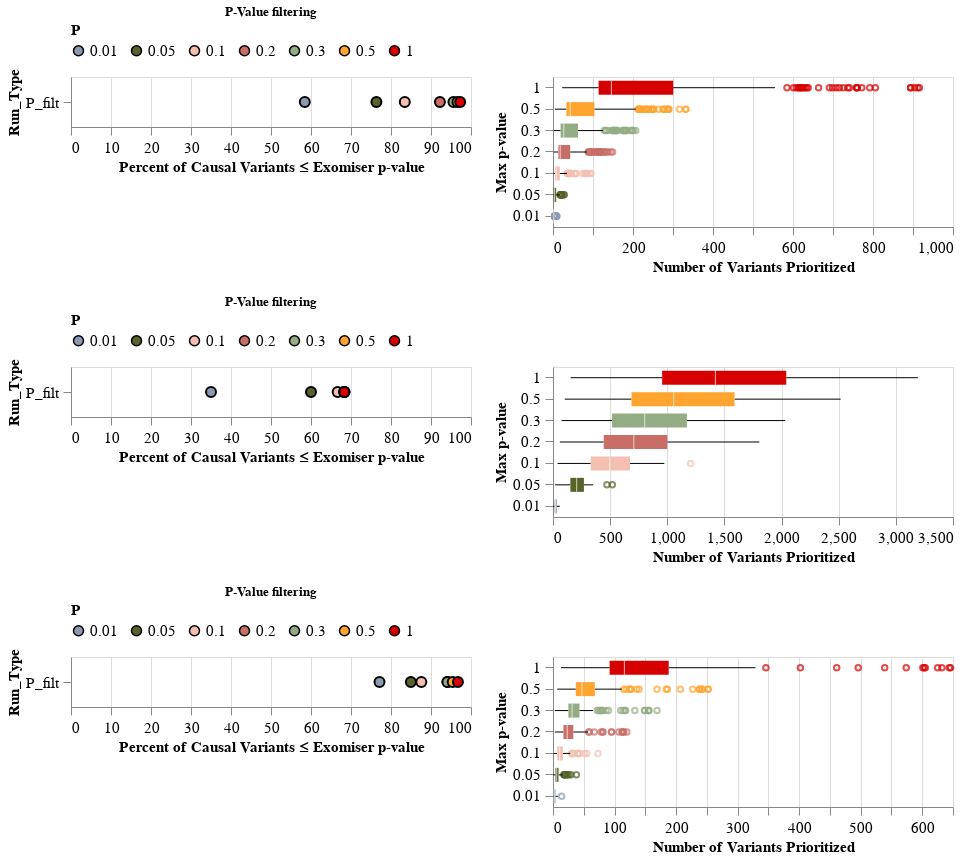

Notebook code for this chart:
### Code cell
alt.vconcat(gs_exomiser, gs_genomiser, es_exomiser).resolve_scale(color='shared').configure_axis(
    labelPadding= 5,
    labelLimit=0,
    labelFontSize=15, 
    titleFontSize=15, labelFont='arial', tickSize=8).configure_legend(
        labelLimit=0,labelFontSize=15, titleFontSize=15, labelFont='arial')

### Figure 1 — Vega-Lite specification as saved in the notebook (floating-point values rounded to 4 significant figures; data arrays with more than 128 entries replaced by an {"elided": "..."} marker saying what was removed)
{"config": {"view": {"continuousWidth": 300, "continuousHeight": 300}, "axis": {"labelFont": "arial", "labelFontSize": 15, "labelLimit": 0, "labelPadding": 5, "tickSize": 8, "titleFontSize": 15}, "legend": {"labelFont": "arial", "labelFontSize": 15, "labelLimit": 0, "titleFontSize": 15}}, "vconcat": [{"hconcat": [{"data": {"name": "data-ac8e028a6d71d01369261c292063ba75"}, "mark": {"type": "circle", "filled": true, "opacity": 1, "size": 100, "stroke": "black"}, "encoding": {"color": {"field": "P", "legend": {"direction": "horizontal", "orient": "top"}, "scale": {"domain": [0.01, 0.05, 0.1, 0.2, 0.3, 0.5, 1], "range": ["#8c9ab1", "#56642a", "#f4bfb1", "#c86e66", "#93ac83", "#ffa52f", "#d60000"]}, "sort": "-x", "type": "nominal"}, "tooltip": [{"field": "Run_Type", "type": "nominal"}, {"field": "Num_Variants", "type": "quantitative"}, {"field": "Percent_Variants", "type": "quantitative"}, {"field": "P", "type": "quantitative"}], "x": {"field": "Percent_Variants", "scale": {"domain": [0, 100]}, "title": "Percent of Causal Variants ≤ Exomiser p-value", "type": "quantitative"}, "y": {"field": "Run_Type", "type": "nominal"}}, "height": 50, "title": "P-Value filtering", "width": 400}, {"data": {"name": "data-9d8e813e09872349d20f367e9ec650fc"}, "mark": {"type": "boxplot"}, "encoding": {"color": {"field": "Threshold", "legend": null, "scale": {"domain": [1, 0.5, 0.3, 0.2, 0.1, 0.05, 0.01], "range": ["#d60000", "#ffa52f", "#93ac83", "#c86e66", "#f4bfb1", "#56642a", "#8c9ab1"]}, "sort": [1, 0.5, 0.3, 0.2, 0.1, 0.05, 0.01], "type": "nominal"}, "x": {"field": "Num_Variants", "title": "Number of Variants Prioritized", "type": "quantitative"}, "y": {"field": "Threshold", "sort": [1, 0.5, 0.3, 0.2, 0.1, 0.05, 0.01], "title": "Max p-value", "type": "nominal"}}, "height": 150, "width": 400}], "resolve": {"scale": {"color": "independent"}}}, {"hconcat": [{"data": {"name": "data-530e6f281e78b4c54db67231b2a8f561"}, "mark": {"type": "circle", "filled": true, "opacity": 1, "size": 100, "stroke": "black"}, "encoding": {"color": {"field": "P", "legend": {"direction": "horizontal", "orient": "top"}, "scale": {"domain": [0.01, 0.05, 0.1, 0.2, 0.3, 0.5, 1], "range": ["#8c9ab1", "#56642a", "#f4bfb1", "#c86e66", "#93ac83", "#ffa52f", "#d60000"]}, "sort": "-x", "type": "nominal"}, "tooltip": [{"field": "Run_Type", "type": "nominal"}, {"field": "Num_Variants", "type": "quantitative"}, {"field": "Percent_Variants", "type": "quantitative"}, {"field": "P", "type": "quantitative"}], "x": {"field": "Percent_Variants", "scale": {"domain": [0, 100]}, "title": "Percent of Causal Variants ≤ Exomiser p-value", "type": "quantitative"}, "y": {"field": "Run_Type", "type": "nominal"}}, "height": 50, "title": "P-Value filtering", "width": 400}, {"data": {"name": "data-6a8d652bf543c8e6b633dcec410f65eb"}, "mark": {"type": "boxplot"}, "encoding": {"color": {"field": "Threshold", "legend": null, "scale": {"domain": [1, 0.5, 0.3, 0.2, 0.1, 0.05, 0.01], "range": ["#d60000", "#ffa52f", "#93ac83", "#c86e66", "#f4bfb1", "#56642a", "#8c9ab1"]}, "sort": [1, 0.5, 0.3, 0.2, 0.1, 0.05, 0.01], "type": "nominal"}, "x": {"field": "Num_Variants", "title": "Number of Variants Prioritized", "type": "quantitative"}, "y": {"field": "Threshold", "sort": [1, 0.5, 0.3, 0.2, 0.1, 0.05, 0.01], "title": "Max p-value", "type": "nominal"}}, "height": 150, "width": 400}], "resolve": {"scale": {"color": "independent"}}}, {"hconcat": [{"data": {"name": "data-9dccb68a8fe1d395cd1f8a3f856ba2d8"}, "mark": {"type": "circle", "filled": true, "opacity": 1, "size": 100, "stroke": "black"}, "encoding": {"color": {"field": "P", "legend": {"direction": "horizontal", "orient": "top"}, "scale": {"domain": [0.01, 0.05, 0.1, 0.2, 0.3, 0.5, 1], "range": ["#8c9ab1", "#56642a", "#f4bfb1", "#c86e66", "#93ac83", "#ffa52f", "#d60000"]}, "sort": "-x", "type": "nominal"}, "tooltip": [{"field": "Run_Type", "type": "nominal"}, {"field": "Num_Variants", "type": "quantitative"}, {"field": "Percent_Variants", "type": "quantitative"}, {"field": "P", "type": "quantitative"}], "x": {"field": "Percent_Variants", "scale": {"domain": [0, 100]}, "title": "Percent of Causal Variants ≤ Exomiser p-value", "type": "quantitative"}, "y": {"field": "Run_Type", "type": "nominal"}}, "height": 50, "title": "P-Value filtering", "width": 400}, {"data": {"name": "data-ff24a7bdb6e0c520a1689b5395208148"}, "mark": {"type": "boxplot"}, "encoding": {"color": {"field": "Threshold", "legend": null, "scale": {"domain": [1, 0.5, 0.3, 0.2, 0.1, 0.05, 0.01], "range": ["#d60000", "#ffa52f", "#93ac83", "#c86e66", "#f4bfb1", "#56642a", "#8c9ab1"]}, "sort": [1, 0.5, 0.3, 0.2, 0.1, 0.05, 0.01], "type": "nominal"}, "x": {"field": "Num_Variants", "title": "Number of Variants Prioritized", "type": "quantitative"}, "y": {"field": "Threshold", "sort": [1, 0.5, 0.3, 0.2, 0.1, 0.05, 0.01], "title": "Max p-value", "type": "nominal"}}, "height": 150, "width": 400}], "resolve": {"scale": {"color": "independent"}}}], "resolve": {"scale": {"color": "shared"}}, "$schema": "https://vega.github.io/schema/vega-lite/v5.17.0.json", "datasets": {"data-ac8e028a6d71d01369261c292063ba75": [{"Run_Type": "P_filt", "P": 0.01, "Num_Variants": 173, "Percent_Variants": 58.45}, {"Run_Type": "P_filt", "P": 0.05, "Num_Variants": 226, "Percent_Variants": 76.35}, {"Run_Type": "P_filt", "P": 0.1, "Num_Variants": 247, "Percent_Variants": 83.45}, {"Run_Type": "P_filt", "P": 0.2, "Num_Variants": 273, "Percent_Variants": 92.23}, {"Run_Type": "P_filt", "P": 0.3, "Num_Variants": 283, "Percent_Variants": 95.61}, {"Run_Type": "P_filt", "P": 0.5, "Num_Variants": 286, "Percent_Variants": 96.62}, {"Run_Type": "P_filt", "P": 1.0, "Num_Variants": 288, "Percent_Variants": 97.3}], "data-9d8e813e09872349d20f367e9ec650fc": {"elided": "1617 records"}, "data-530e6f281e78b4c54db67231b2a8f561": [{"Run_Type": "P_filt", "P": 0.01, "Num_Variants": 21, "Percent_Variants": 35.0}, {"Run_Type": "P_filt", "P": 0.05, "Num_Variants": 36, "Percent_Variants": 60.0}, {"Run_Type": "P_filt", "P": 0.1, "Num_Variants": 40, "Percent_Variants": 66.67}, {"Run_Type": "P_filt", "P": 0.2, "Num_Variants": 41, "Percent_Variants": 68.33}, {"Run_Type": "P_filt", "P": 0.3, "Num_Variants": 41, "Percent_Variants": 68.33}, {"Run_Type": "P_filt", "P": 0.5, "Num_Variants": 41, "Percent_Variants": 68.33}, {"Run_Type": "P_filt", "P": 1.0, "Num_Variants": 41, "Percent_Variants": 68.33}], "data-6a8d652bf543c8e6b633dcec410f65eb": {"elided": "273 records"}, "data-9dccb68a8fe1d395cd1f8a3f856ba2d8": [{"Run_Type": "P_filt", "P": 0.01, "Num_Variants": 118, "Percent_Variants": 77.12}, {"Run_Type": "P_filt", "P": 0.05, "Num_Variants": 130, "Percent_Variants": 84.97}, {"Run_Type": "P_filt", "P": 0.1, "Num_Variants": 134, "Percent_Variants": 87.58}, {"Run_Type": "P_filt", "P": 0.2, "Num_Variants": 144, "Percent_Variants": 94.12}, {"Run_Type": "P_filt", "P": 0.3, "Num_Variants": 144, "Percent_Variants": 94.12}, {"Run_Type": "P_filt", "P": 0.5, "Num_Variants": 146, "Percent_Variants": 95.42}, {"Run_Type": "P_filt", "P": 1.0, "Num_Variants": 148, "Percent_Variants": 96.73}], "data-ff24a7bdb6e0c520a1689b5395208148": {"elided": "875 records"}}}
